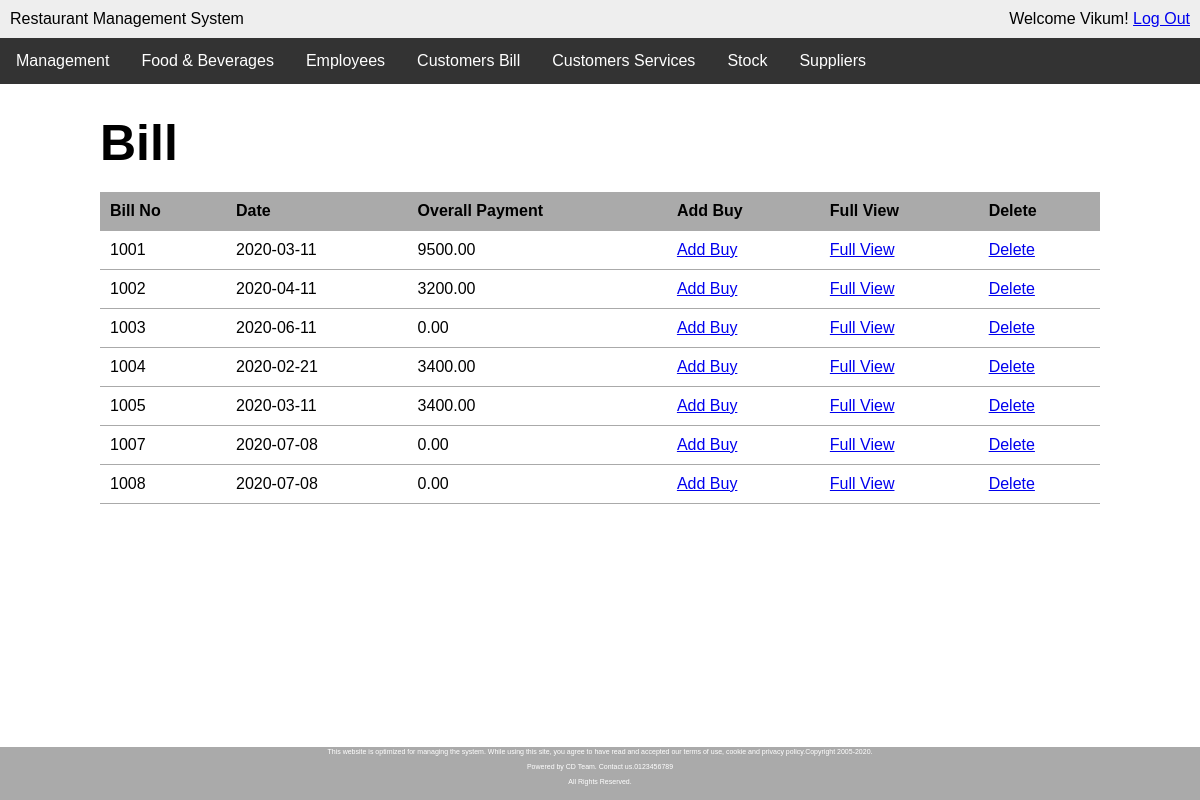
The page /final-bill.php (signed in) on the database its author committed.
### tables this page shows
CREATE TABLE `customer` (
  `Bill_NO` int(11) NOT NULL,
  `Date` date DEFAULT NULL,
  `Payment` decimal(10,2) DEFAULT NULL
);

### final-bill.php (the view, shortened to what this page needs)
<?php require_once('inc/connection.php'); ?>
<?php
	$customer_list = '';
	$query = "SELECT * FROM customer ORDER BY customer.Bill_NO";
	$customers = mysqli_query($connection, $query);
	while ($customer = mysqli_fetch_assoc($customers)) {
		$customer_list .= "<tr>";
		$customer_list .= "<td>{$customer['Bill_NO']}</td>";
		$customer_list .= "<td>{$customer['Date']}</td>";
		$customer_list .= "<td>{$customer['Payment']}</td>";
		$customer_list .= "<td><a href=\"add-bill.php?bill_no={$customer['Bill_NO']}\">Add Buy</a></td>";
		$customer_list .= "<td><a href=\"full-bill.php?bill_no={$customer['Bill_NO']}\">Full View</a></td>";
		$customer_list .= "<td><a href=\"delete-customers.php?bill_no={$customer['Bill_NO']}\"
						onclick=\"return confirm('Are you sure?');\">Delete</a></td>";
		$customer_list .= "</tr>";
	}
 ?>
<!DOCTYPE html>
<html lang="en">
<head>
	<link rel="stylesheet" href="css/main.css">
</head>
<body>
	<div class="wrapper">
  		<header>
		<div class="appname">Restaurant Management System</div>
		<div class="loggedin">Welcome <?php echo $_SESSION['first_name']; ?>! <a href="logout.php">Log Out</a></div>
	</header>
	<div class="navbar">
		  <a href="users.php">Management</a>
		  <div class="dropdown">
		    <button class="dropbtn">Food & Beverages</button>
		  </div>
		  <div class="dropdown">
		    <button class="dropbtn">Employees</button>
		  </div>
		  <a href="final-bill.php">Customers Bill</a>
		  <div class="dropdown">
		    <button class="dropbtn">Customers Services</button>
		  </div>
		  <a href="stock.php">Stock</a>
		  <div class="dropdown">
		    <button class="dropbtn">Suppliers</button>
		  </div>
		</div>
	<main>
		<h1>Bill</h1>
		<table class="masterlist">
			<tr>
				<th>Bill No</th>
				<th>Date</th>
				<th>Overall Payment</th>
				<th>Add Buy</th>
				<th>Full View</th>
				<th>Delete</th>
			</tr>
			<?php echo $customer_list; ?>
		</table>
	</main>
	</div>
	<div class="footer">
  		<p class="foot">This website is optimized for managing the system. While using this site, you agree to have read and accepted our terms of use, cookie and privacy policy.Copyright 2005-2020.</p>
  		<p class="foot">Powered by CD Team. Contact us.0123456789</p>
  		<p class="foot">All Rights Reserved.</p>
	</div>
</body>
</html>

### css/main.css (style rules this page uses)
* { margin: 0; }
html, body { height:100%; font-family: Arial, "Helvetica Neue", Helvetica, sans-serif; font-size: 16px; overflow:hidden; }
.wrapper { overflow-y:scroll; height: 93%; }
.footer { position: fixed; background: #aaa; bottom: 0; height: 6%; width: 100%; font-size: 7px; color: white; line-height: 0px; padding-bottom: 0px; padding-top: 5px; }
p { margin-bottom: 15px; }
p.foot { text-align: center; }
button { width: 100%; padding: 5px; -webkit-box-sizing: border-box; -moz-box-sizing: border-box; box-sizing: border-box; }
header { background: #eee; overflow: auto; padding: 10px; }
header .appname { float: left; }
header .loggedin { float: right; }
main { width: 1000px; margin: 30px auto; }
main h1 { margin-bottom: 20px; font-size: 50px; }
table.masterlist { width: 100%; border-collapse: collapse; }
table.masterlist th { background: #aaa; text-align: left; }
table.masterlist th, table.masterlist td { padding: 10px; border-bottom: 1px solid #aaa; }
.navbar { overflow: hidden; background-color: #333; }
.navbar a { float: left; font-size: 16px; color: white; text-align: center; padding: 14px 16px; text-decoration: none; }
.dropdown { float: left; overflow: hidden; }
.dropdown .dropbtn { font-size: 16px; border: none; outline: none; color: white; padding: 14px 16px; background-color: inherit; font-family: inherit; margin: 0; }

### rows shown on the page
customer: Bill_NO "1001", Date "2020-03-11", Payment "9500.00"
customer: Bill_NO "1002", Date "2020-04-11", Payment "3200.00"
customer: Bill_NO "1003", Date "2020-06-11", Payment "0.00"
customer: Bill_NO "1004", Date "2020-02-21", Payment "3400.00"
customer: Bill_NO "1005", Date "2020-03-11", Payment "3400.00"
customer: Bill_NO "1007", Date "2020-07-08", Payment "0.00"
customer: Bill_NO "1008", Date "2020-07-08", Payment "0.00"

### other values the page prints
$_SESSION['first_name'] "Vikum"
